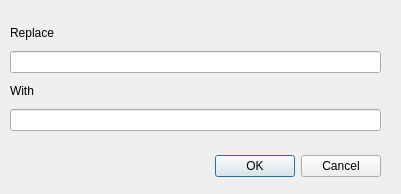
<?xml version="1.0" encoding="UTF-8"?>
<ui version="4.0">
 <class>ReplaceInValuesDialog</class>
 <widget class="QDialog" name="ReplaceInValuesDialog">
  <property name="geometry">
   <rect>
    <x>0</x>
    <y>0</y>
    <width>401</width>
    <height>194</height>
   </rect>
  </property>
  <property name="windowTitle">
   <string>Replace in Values</string>
  </property>
  <widget class="QDialogButtonBox" name="buttonBox">
   <property name="geometry">
    <rect>
     <x>40</x>
     <y>150</y>
     <width>341</width>
     <height>32</height>
    </rect>
   </property>
   <property name="orientation">
    <enum>Qt::Orientation::Horizontal</enum>
   </property>
   <property name="standardButtons">
    <set>QDialogButtonBox::StandardButton::Cancel|QDialogButtonBox::StandardButton::Ok</set>
   </property>
  </widget>
  <widget class="QWidget" name="verticalLayoutWidget">
   <property name="geometry">
    <rect>
     <x>10</x>
     <y>20</y>
     <width>371</width>
     <height>111</height>
    </rect>
   </property>
   <layout class="QVBoxLayout" name="verticalLayout">
    <item>
     <widget class="QLabel" name="label">
      <property name="text">
       <string>Replace</string>
      </property>
     </widget>
    </item>
    <item>
     <widget class="QLineEdit" name="replace_text"/>
    </item>
    <item>
     <widget class="QLabel" name="label_2">
      <property name="text">
       <string>With</string>
      </property>
     </widget>
    </item>
    <item>
     <widget class="QLineEdit" name="with_text"/>
    </item>
   </layout>
  </widget>
 </widget>
 <resources/>
 <connections>
  <connection>
   <sender>buttonBox</sender>
   <signal>accepted()</signal>
   <receiver>ReplaceInValuesDialog</receiver>
   <slot>accept()</slot>
   <hints>
    <hint type="sourcelabel">
     <x>248</x>
     <y>254</y>
    </hint>
    <hint type="destinationlabel">
     <x>157</x>
     <y>274</y>
    </hint>
   </hints>
  </connection>
  <connection>
   <sender>buttonBox</sender>
   <signal>rejected()</signal>
   <receiver>ReplaceInValuesDialog</receiver>
   <slot>reject()</slot>
   <hints>
    <hint type="sourcelabel">
     <x>316</x>
     <y>260</y>
    </hint>
    <hint type="destinationlabel">
     <x>286</x>
     <y>274</y>
    </hint>
   </hints>
  </connection>
 </connections>
</ui>
